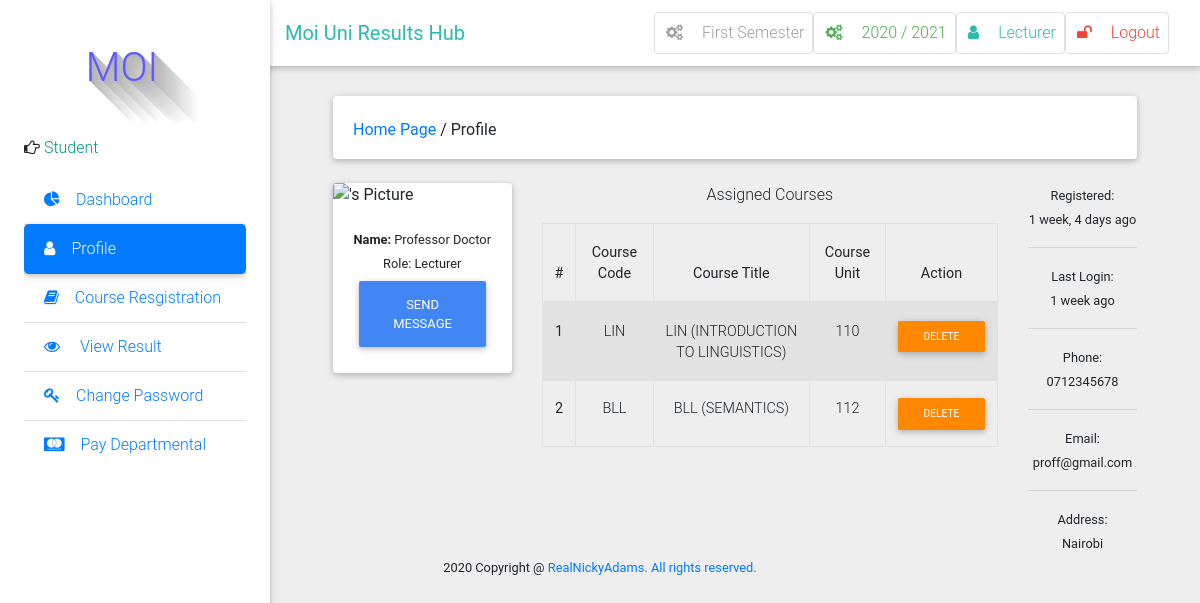
The page /profile/view/8/ (signed in) on the database its author committed.
### result/models.py (models this page shows, shortened)
class Semester(models.Model):
    semester = models.CharField(max_length=10, choices=SEMESTER, blank=True)
    is_current_semester = models.BooleanField(default=False, blank=True, null=True)
    session = models.ForeignKey(Session, on_delete=models.CASCADE, blank=True, null=True)
    next_semester_begins = models.DateField(null=True, blank=True)
    def __str__(self):
        return self.semester

class Session(models.Model):
    session = models.CharField(max_length=200, unique=True)
    is_current_session = models.BooleanField(default=False, blank=True, null=True)
    next_session_begins = models.DateField(blank=True, null=True)
    def __str__(self):
        return self.session

class User(AbstractUser):
    is_student = models.BooleanField(default=False)
    is_lecturer = models.BooleanField(default=False)
    phone = models.CharField(max_length=60, blank=True, null=True)
    address = models.CharField(max_length=60, blank=True, null=True)
    picture = models.ImageField(upload_to="pictures/", blank=True, null=True)
    email = models.EmailField(blank=True, null=True)
    admission = models.CharField(max_length=10)
    username_validator = ASCIIUsernameValidator()
    def get_picture(self):
        no_picture = settings.STATIC_URL + 'img/img_avatar.png'
        try:
            return self.picture.url
        except:
            return no_picture
    def get_full_name(self):
        full_name = self.username
        if self.first_name and self.last_name:
            full_name = self.first_name + " " + self.last_name
        return full_name

class Course(models.Model):
    courseTitle = models.CharField(max_length=200)
    courseCode = models.CharField(max_length=200, unique=True)
    courseUnit = models.CharField(max_length=200)
    description = models.TextField(max_length=200, blank=True)
    level = models.CharField(choices=LEVEL, max_length=3, blank=True)
    semester = models.CharField(choices=SEMESTER, max_length=200)
    is_elective = models.BooleanField(default=False, blank=True, null=True)
    def __str__(self):
        return self.courseCode + " (" + self.courseTitle + ")"

### result/views.py (the view, shortened to what this page needs)
# urls.py: path('profile/view/<int:id>/', views.user_profile, name='user_profile'),
@login_required
def user_profile(request, id):
    if request.user.id == id:
        return redirect("/profile/")
    current_semester = Semester.objects.get(is_current_semester=True)
    user = User.objects.get(pk=id)
    if user.is_lecturer:
        courses = Course.objects.filter(allocated_course__lecturer__pk=id).filter(semester=current_semester)
        context = {
            "user": user,
            "courses": courses,
            }
        return render(request, 'account/user_profile.html', context)
    else:
        context = {
            "user": user,
            "user_type": "superuser"
            }
        return render(request, 'account/user_profile.html', context)

### result/context_processors.py (called while the page is built)
def get_current_year_to_context(request):
    current_datetime = datetime.datetime.now()
    return {
        'current_year': current_datetime.year
    }

def session_processor(request):
    current_session = Session.objects.get(is_current_session=True)
    return {"current_session": current_session}

def semester_processor(request):
    current_semester = Semester.objects.get(is_current_semester=True)
    return {"current_semester": current_semester}

### templates/account/user_profile.html (shortened to what this page needs)
{% extends 'base.html' %}
{% load static %}
{% load humanize %}
{% block side_bar %}
    {% include 'partial_active_element.html' with active='Profile' %}
{% endblock side_bar %}
{% block content %}
 <div class="container-fluid mt-5">
<div class="card mb-4 wow fadeIn">
    <div class="card-body d-sm-flex justify-content-between">
	    <h6 class="mb-2 mb-sm-0 pt-1">
    	<a href="/">Home Page</a>
        	<span>/</span>
            	<span>Profile</span>
        </h6>
    </div>
</div>
  <div class="row">
    <div class="col-md-3">
<div class="card">
  <div class="view overlay">
    <img class="card-img-top" src="{{ user.get_picture }}" alt="{{ user.get_fullname }}'s Picture">
  </div>
{% if user.is_lecturer %}
  <div class="card-body card-body-cascade text-center">
    <small class="card-title"><b>Name: </b>{{ user.get_full_name }}</small><br>
    <small class="card-title">Role: Lecturer </small><br>
    <a href="#" class="btn btn-primary">Send Message</a>
  </div>
{% endif %}
</div>
    </div>
    {% if user.is_lecturer %}
    <div class="col-md-7 text-center">
      <p>Assigned Courses</p>
  <div class="table-wrapper-scroll-y">
  <table class="table table-bordered table-striped">
  <thead>
    <tr>
      <th scope="col">#</th>
      <th scope="col">Course Code</th>
      <th scope="col">Course Title</th>
      <th scope="col">Course Unit</th>
      <th scope="col">Action</th>
    </tr>
  </thead>
  <tbody>
    {% for course in courses %}
    <tr>
      <th scope="row">{{ forloop.counter }}</th>
      <td>{{ course.courseCode }}</td>
      <td>{{ course }}</td>
      <td>{{ course.courseUnit }}</td>
      <td>
	  	  <span class="table-remove"><a href="{% url 'withheld_course' pk=course.pk %}" class="btn btn-warning btn-rounded btn-sm my-0">Delete</a></span>
	    </td>
    </tr>
  {% endfor %}
  </tbody>
</table>
    </div>
  </div>
  {% endif %}
  <div class="col-md-2 text-center">
    <small> Registered:<br><date>{{ user.date_joined|naturaltime }}</date></small><hr />
    <small> Last Login:<br><date>
    {% if user.last_login == None %}
          Never
    {% else %}
      {{ user.last_login|naturaltime }}
    {% endif %}</date></small><hr />
    <small> Phone:<br><date>{% if user.phone %}{{ user.phone }}{% endif %}</date></small><hr />
    <small> Email:<br><date>{{ user.email }}</date></small><hr />
    <small> Address:<br><date>{{ user.address }}</date></small>
  </div>
</div>
{% endblock %}

### templates/base.html (shortened to what this page needs)
 {%load static %}
<!DOCTYPE html>
<html lang="en">
    <head>
        <link rel="stylesheet" href="https://maxcdn.bootstrapcdn.com/font-awesome/4.7.0/css/font-awesome.min.css">
        <link href="{% static 'css/bootstrap.min.css' %}" rel="stylesheet">
        <link href="{% static 'css/mdb.min.css' %}" rel="stylesheet">
        <link href="{% static 'css/style.css' %}" rel="stylesheet">
    </head>
    <body class="grey lighten-3">
    <header>
        <nav class="navbar fixed-top navbar-expand-lg navbar-light white scrolling-navbar">
            <div class="container-fluid">
                <a class="navbar-brand waves-effect" href="/">
                    <strong class="text-default ">Moi Uni Results Hub</strong>
                </a>
                <div class="collapse navbar-collapse" id="navbarSupportedContent">
                          {% if user.is_authenticated %}
                    <ul class="navbar-nav nav-flex-icons">
                        <li class="nav-item">
                            <a href="{% if request.user.is_superuser %}{% url 'manage_semester' %}{% else %}#{% endif %}" class="nav-link border border-light grey-text rounded waves-effect">
                                <i class="fa fa-cogs mr-3"></i>{{ current_semester }} Semester
                            </a>
                        </li>
                        <li class="nav-item">
                            <a href="{% if request.user.is_superuser %}{% url 'manage_session' %}{% else %}#{% endif %}" class="nav-link border border-light green-text rounded waves-effect">
                                <i class="fa fa-cogs mr-3"></i>{{ current_session }}
                            </a>
                        </li>
                        <li class="nav-item">
                            <a href="{% url 'profile' %}" class="nav-link border border-light rounded waves-effect text-default">
                                <i  class="fa fa-user mr-3"></i>{{ user|capfirst }}
                            </a>
                        </li>
                         <li class="nav-item">
                            <a href="/accounts/logout/" class="nav-link border border-light rounded waves-effect red-text">
                                <i class="fa fa-unlock mr-3"></i>Logout
                            </a>
                        </li>
                    {% endif %}
                </div>
            </div>
        </nav>
        <div class="sidebar-fixed position-fixed">
                <p style="margin-left: 30px;" id="icon" class="logo"> MOI</p>
                {% if request.user.is_lecturer %}
                <p><i class="fa fa-hand-o-right" aria-hidden="true"></i>
                    <span class="teal-text text-center"> Course Lecturer</span></p>
                {% elif request.user.is_student %}
                <p><i class="fa fa-hand-o-right" aria-hidden="true"></i>
                    <span class="teal-text text-center"> Student</span></p>
                {% else %}
                <p><i class="fa fa-hand-o-right" aria-hidden="true"></i>
                    <span class="teal-text text-center"> System Admin</span></p>
                {% endif %}
            <div class="dashboard">
            {% block side_bar %}{% endblock side_bar %}
            </div>
        </div>
    </header>
    <main class="pt-5 mx-lg-5">
        {% block content%} {% endblock %}
    </main>
<footer class="footer text-center">
        <div class="container">
            <small class="copyright">{{ current_year }} Copyright @ <a href="#">RealNickyAdams. All rights reserved. </a></small>
        </div>
    </footer>
    </body>
</html>

### static/css/style.css (style rules this page uses)
.sidebar-fixed { height: 100vh; width: 270px; -webkit-box-shadow: 0 2px 5px 0 rgba(0, 0, 0, 0.16), 0 2px 10px 0 rgba(0, 0, 0, 0.12); box-shadow: 0 2px 5px 0 rgba(0, 0, 0, 0.16), 0 2px 10px 0 rgba(0, 0, 0, 0.12); z-index: 1050; background-color: #fff; padding: 1.5rem; padding-top: 0; }
@media (min-width: 1200px) { .navbar, .page-footer, main { padding-left: 270px; } }
.logo { text-color:#006666; text-shadow: rgb(179, 179, 179) 0px 0px 0px, rgb(180, 180, 180) 1px 1px 0px, rgb(182, 182, 182) 2px 2px 0px, rgb(184, 184, 184) 3px 3px 0px, rgb(185, 185, 185) 4px 4px 0px, rgb(187, 187, 187) 5px 5px 0px, rgb(189, 189, 189) 6px 6px 0px, rgb(190, 190, 190) 7px 7px 0px, rgb(192, 192, 192) 8px 8px 0px, rgb(194, 194, 194) 9px 9px 0px, rgb(195, 195, 195) 10px 10px 0px, rgb(197, 197, 197) 11px 11px 0px, rgb(199, 199, 199) 12px 12px 0px, rgb(201, 201, 201) 13px 13px 0px, rgb(202, 202, 202) 14px 14px 0px, rgb(204, 204, 204) 15px 15px 0px, rgb(206, 206, 206) 16px 16px 0px, rgb(207, 207, 207) 17px 17px 0px, rgb(209, 209, 209) 18px 18px 0px, rgb(211, 211, 211) 19px 19px 0px, rgb(212, 212, 212) 20px 20px 0px, rgb(214, 214, 214) 21px 21px 0px, rgb(216, 216, 216) 22px 22px 0px, rgb(218, 218, 218) 23px 23px 0px, rgb(219, 219, 219) 24px 24px 0px, rgb(221, 221, 221) 25px 25px 0px, rgb(223, 223, 223) 26px 26px 0px, rgb(224, 224, 224) 27px 27px 0px, rgb(226, 226, 226) 28px 28px 0px, rgb(228, 228, 228) 29px 29px 0px, rgb(230, 230, 230) 30px 30px 0px, rgb(231, 231, 231) 31px 31px 0px, rgb(233, 233, 233) 32px 32px 0px, rgb(235, 235, 235) 33px 33px 0px, rgb(236, 236, 236) 34px 34px 0px, rgb(238, 238, 238) 35px 35px 0px, rgb(240, 240, 240) 36px 36px 0px, rgb(241, 241, 241) 37px 37px 0px, rgb(243, 243, 243) 38px 38px 0px, rgb(245, 245, 245) 39px 39px 0px, rgb(247, 247, 247) 40px 40px 0px, rgb(248, 248, 248) 41px 41px 0px, rgb(250, 250, 250) 42px 42px 0px, rgb(252, 252, 252) 43px 43px 0px, rgb(253, 253, 253) 44px 44px 0px; font-size: 40px; color: rgb(95, 89, 255); height: 120px; width: 136px; line-height: 136px; border-radius: ; text-align: center; background-color: rgb(255, 255, 255); }

### templates/base.html (style rules this page uses)
.dashboard { display: block; max-height: 500px; overflow-y: auto; -ms-overflow-style: -ms-autohiding-scrollbar; }

### templates/account/user_profile.html (style rules this page uses)
.table-wrapper-scroll-y { display: block; max-height: 350px; overflow-y: auto; -ms-overflow-style: -ms-autohiding-scrollbar; }

### rows shown on the page
Semester: semester "First"
Session: session "2020 / 2021"
User: username "Lecturer", get_full_name "Professor Doctor", date_joined "1 week, 4 days ago", last_login "1 week ago", phone "0712345678", email "proff@gmail.com", address "Nairobi"
Course: courseCode "LIN", courseCode+courseTitle "LIN (INTRODUCTION TO LINGUISTICS)", courseUnit "110"
Course: courseCode "BLL", courseCode+courseTitle "BLL (SEMANTICS)", courseUnit "112"
